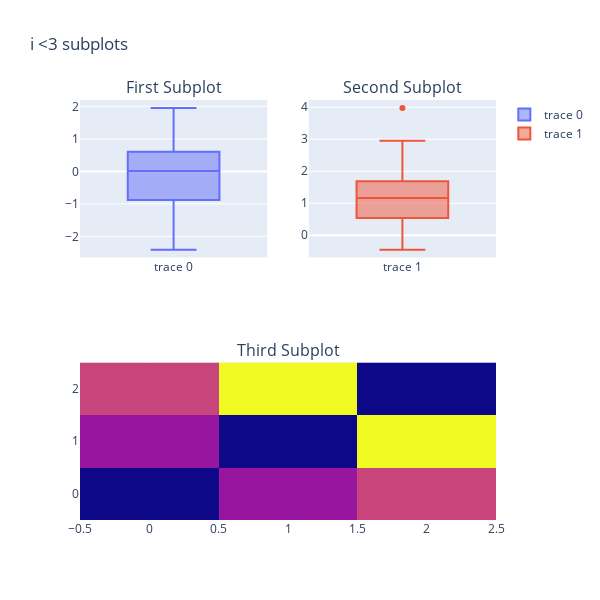

This figure's notebook cell:
### Code cell
# example of displaying a few plots in the one figure
from plotly import tools

heatmap = go.Heatmap(z=[[1, 20, 30],
                       [20, 1, 60],
                       [30, 60, 1]],showscale=False)

y0 = np.random.randn(50)
y1 = np.random.randn(50)+1

box_1 = go.Box(y=y0)
box_2 = go.Box(y=y1)
data = [heatmap, box_1, box_2]

# creating basic figure with places for subplots
fig = tools.make_subplots(rows=2, cols=2, specs=[[{}, {}], [{'colspan': 2}, None]],
                          subplot_titles=('First Subplot','Second Subplot', 'Third Subplot'))
# appending figure with traces
fig.append_trace(box_1, 1, 1)
fig.append_trace(box_2, 1, 2)
fig.append_trace(heatmap, 2, 1)

fig['layout'].update(height=600, width=600, title='i <3 subplots')

iplot(fig, filename='box_heatmap1');

### Figure 1 — Plotly figure (JSON) as saved in the notebook; plotly's stock layout.template omitted (floating-point values rounded to 4 significant figures)
{"data": [{"type": "box", "xaxis": "x", "y": [-0.4672, 1.633, -0.8808, 1.295, 0.1414, -0.5005, 0.6062, 0.0305, 1.158, 0.6187, -1.386, -1.066, 0.2274, 1.476, 1.953, 0.2882, 0.227, 0.05857, -0.109, 0.987, -1.21, -1.038, -0.7033, 0.6042, 0.3535, -0.3391, -0.5609, -1.747, -1.354, 1.511, -2.406, -0.1218, -0.2117, -0.3821, -2.042, -0.9484, -1.214, 0.2237, -0.1931, -0.02518, 0.1569, -0.9159, 0.4261, -1.202, 0.6897, 0.1067, -7.306e-06, 0.8245, 0.4026, 1.114], "yaxis": "y"}, {"type": "box", "xaxis": "x2", "y": [0.8617, -0.4473, 0.7707, 0.1108, 0.728, -0.4095, 0.7633, 0.9562, 1.689, 1.464, -0.02015, 0.2322, 0.1812, 0.5437, 0.6219, 1.61, 1.368, 1.154, 1.171, 0.7794, 2.78, -0.4476, 2.821, -0.1291, 1.655, 1.134, 1.412, 2.818, 1.882, 1.579, 1.269, 2.648, 0.9046, 2.187, 1.398, 0.1344, 0.05027, 2.949, 1.397, 0.2848, 1.815, 1.621, 0.7899, 1.945, 3.979, 2.35, 2.443, 0.6905, 0.2659, 1.39], "yaxis": "y2"}, {"showscale": false, "type": "heatmap", "xaxis": "x3", "yaxis": "y3", "z": [[1, 20, 30], [20, 1, 60], [30, 60, 1]]}], "layout": {"annotations": [{"font": {"size": 16}, "showarrow": false, "text": "First Subplot", "x": 0.225, "xanchor": "center", "xref": "paper", "y": 1, "yanchor": "bottom", "yref": "paper"}, {"font": {"size": 16}, "showarrow": false, "text": "Second Subplot", "x": 0.775, "xanchor": "center", "xref": "paper", "y": 1, "yanchor": "bottom", "yref": "paper"}, {"font": {"size": 16}, "showarrow": false, "text": "Third Subplot", "x": 0.5, "xanchor": "center", "xref": "paper", "y": 0.375, "yanchor": "bottom", "yref": "paper"}], "height": 600, "title": {"text": "i <3 subplots"}, "width": 600, "xaxis": {"anchor": "y", "domain": [0, 0.45]}, "xaxis2": {"anchor": "y2", "domain": [0.55, 1]}, "xaxis3": {"anchor": "y3", "domain": [0, 1]}, "yaxis": {"anchor": "x", "domain": [0.625, 1]}, "yaxis2": {"anchor": "x2", "domain": [0.625, 1]}, "yaxis3": {"anchor": "x3", "domain": [0, 0.375]}}}
